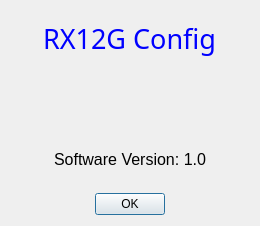
<?xml version="1.0" encoding="UTF-8"?>
<ui version="4.0">
 <class>AboutDialog</class>
 <widget class="QDialog" name="AboutDialog">
  <property name="geometry">
   <rect>
    <x>0</x>
    <y>0</y>
    <width>260</width>
    <height>226</height>
   </rect>
  </property>
  <property name="windowTitle">
   <string>Dialog</string>
  </property>
  <layout class="QVBoxLayout" name="verticalLayout">
   <item alignment="Qt::AlignHCenter">
    <widget class="QLabel" name="label">
     <property name="font">
      <font>
       <family>Franklin Gothic Heavy</family>
       <pointsize>20</pointsize>
      </font>
     </property>
     <property name="styleSheet">
      <string notr="true">color : blue</string>
     </property>
     <property name="text">
      <string>RX12G Config</string>
     </property>
    </widget>
   </item>
   <item alignment="Qt::AlignHCenter">
    <widget class="QLabel" name="label_2">
     <property name="text">
      <string/>
     </property>
     <property name="pixmap">
      <pixmap resource="resources.qrc">:/images/radio.ico</pixmap>
     </property>
    </widget>
   </item>
   <item alignment="Qt::AlignHCenter">
    <widget class="QLabel" name="label_3">
     <property name="font">
      <font>
       <pointsize>12</pointsize>
      </font>
     </property>
     <property name="text">
      <string>Software Version: 1.0</string>
     </property>
    </widget>
   </item>
   <item alignment="Qt::AlignHCenter">
    <widget class="QPushButton" name="pushButton">
     <property name="maximumSize">
      <size>
       <width>70</width>
       <height>16777215</height>
      </size>
     </property>
     <property name="text">
      <string>OK</string>
     </property>
    </widget>
   </item>
  </layout>
 </widget>
 <resources>
  <include location="resources.qrc"/>
 </resources>
 <connections/>
</ui>
